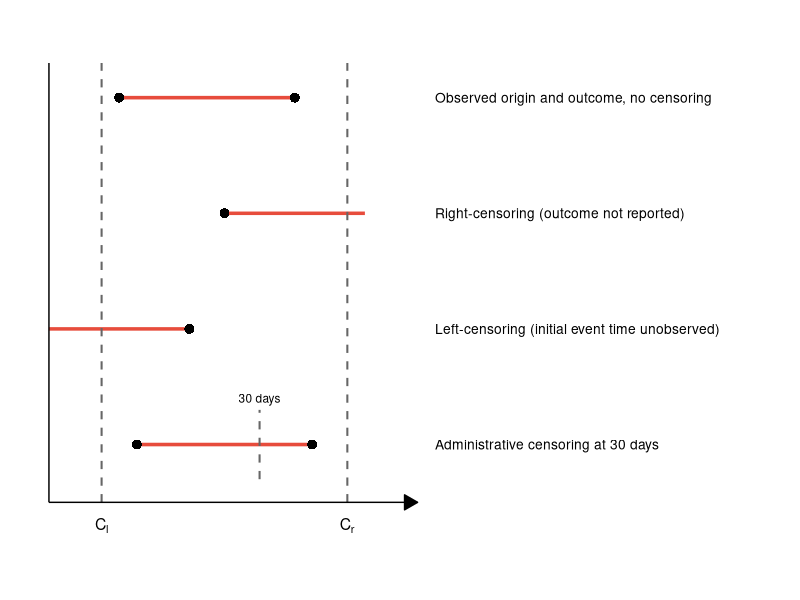
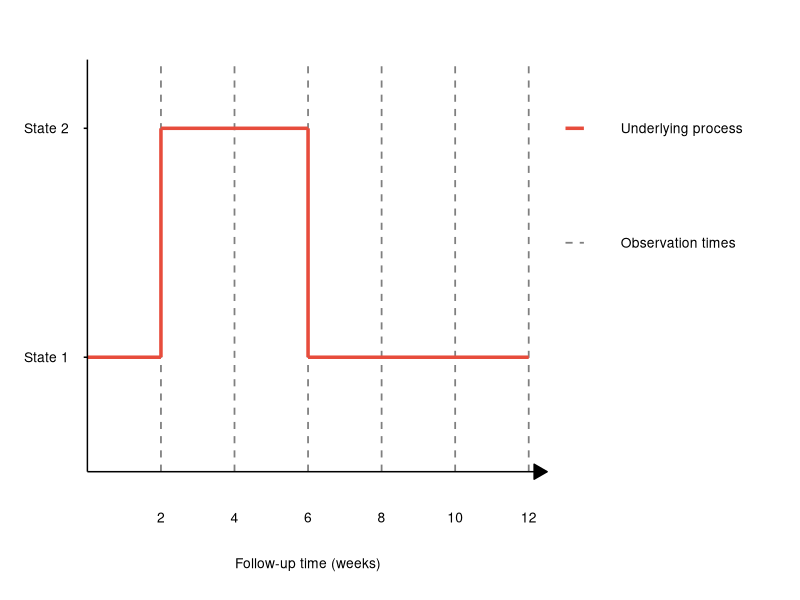
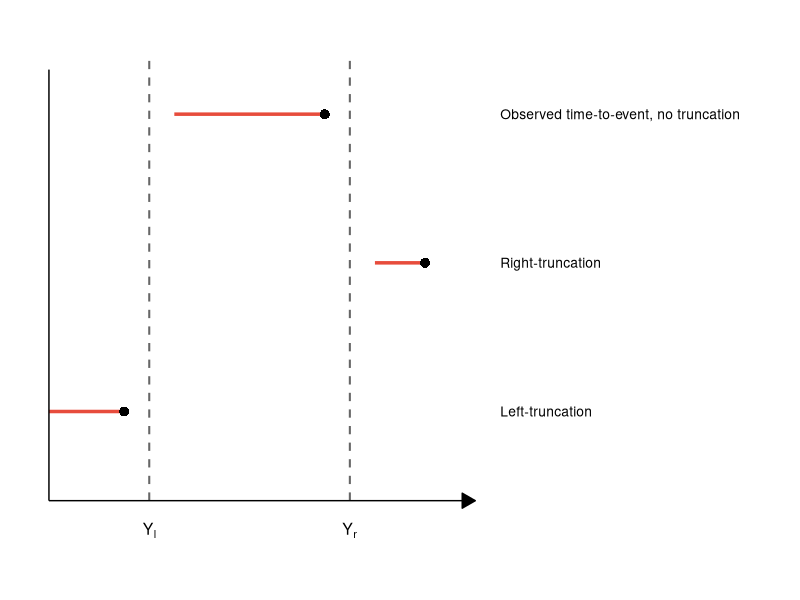
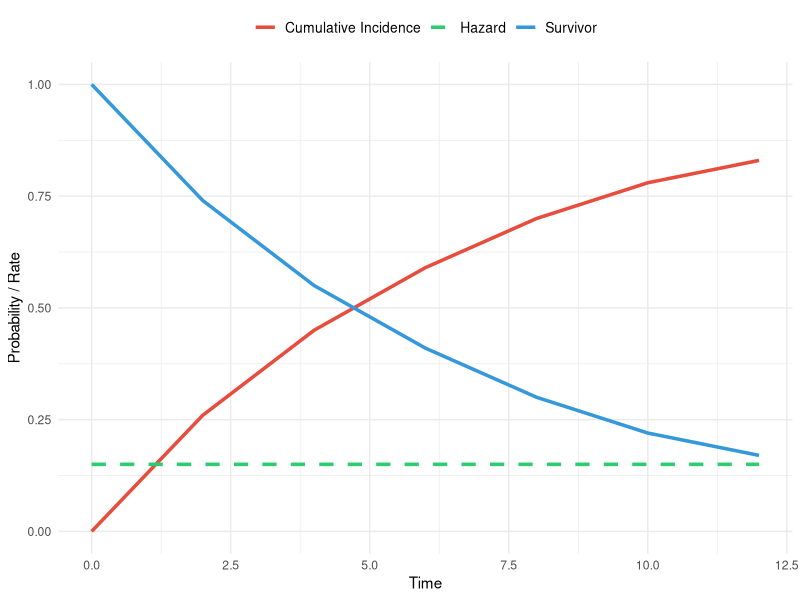

Source code (R) for these figures, in order:
## ---- chunk 1
library(ggplot2)

# Define the data for the four patients
patients <- data.frame(
  patient = 1:4,
  y_pos = c(4, 3, 2, 1),
  start_x = c(2, 5, 0, 2.5),
  end_x = c(7, 9, 4, 7.5),
  type = c(
    "No censoring",
    "Right-censoring",
    "Left-censoring",
    "Administrative"
  ),
  start_dot = c(TRUE, TRUE, FALSE, TRUE),
  end_dot = c(TRUE, FALSE, TRUE, TRUE)
)

# Censoring times
C_l <- 1.5
C_r <- 8.5
admin_cutoff <- 6

ggplot() +
  # Add horizontal lines for each patient
  geom_segment(
    data = patients,
    aes(x = start_x, xend = end_x, y = y_pos, yend = y_pos),
    color = "#E74C3C",
    linewidth = 1.2
  ) +

  # Add start dots
  geom_point(
    data = patients[patients$start_dot, ],
    aes(x = start_x, y = y_pos),
    color = "#000",
    size = 3,
    shape = 16
  ) +

  # Add end dots
  geom_point(
    data = patients[patients$end_dot, ],
    aes(x = end_x, y = y_pos),
    color = "#000",
    size = 3,
    shape = 16
  ) +

  # Add vertical dashed lines for censoring times
  geom_segment(
    aes(x = C_l, xend = C_l, y = 0.5, yend = 4.3),
    linetype = "dashed",
    color = "gray40",
    linewidth = 0.7
  ) +
  geom_segment(
    aes(x = C_r, xend = C_r, y = 0.5, yend = 4.3),
    linetype = "dashed",
    color = "gray40",
    linewidth = 0.7
  ) +
  geom_segment(
    aes(x = admin_cutoff, xend = admin_cutoff, y = 0.7, yend = 1.3),
    linetype = "dashed",
    color = "gray40",
    linewidth = 0.7
  ) +

  # Add labels for censoring times
  annotate("text", x = C_l, y = 0.3, label = "C[l]", size = 4, parse = TRUE) +
  annotate("text", x = C_r, y = 0.3, label = "C[r]", size = 4, parse = TRUE) +
  annotate(
    "text",
    x = admin_cutoff,
    y = 1.4,
    label = "30 days",
    size = 3,
    hjust = 0.5
  ) +

  # Add legend text
  annotate(
    "text",
    x = 11,
    y = 4,
    label = "Observed origin and outcome, no censoring",
    hjust = 0,
    size = 3.5
  ) +
  annotate(
    "text",
    x = 11,
    y = 3,
    label = "Right-censoring (outcome not reported)",
    hjust = 0,
    size = 3.5
  ) +
  annotate(
    "text",
    x = 11,
    y = 2,
    label = "Left-censoring (initial event time unobserved)",
    hjust = 0,
    size = 3.5
  ) +
  annotate(
    "text",
    x = 11,
    y = 1,
    label = "Administrative censoring at 30 days",
    hjust = 0,
    size = 3.5
  ) +

  # Set axis properties
  scale_x_continuous(name = NULL, breaks = NULL, limits = c(0, 20)) +
  scale_y_continuous(name = NULL, breaks = NULL, limits = c(0, 4.5)) +

  # Add arrows for axes
  annotate(
    "segment",
    x = 0,
    xend = 10.5,
    y = 0.5,
    yend = 0.5,
    arrow = arrow(length = unit(0.15, "inches"), type = "closed"),
    linewidth = 0.5
  ) +
  annotate("segment", x = 0, xend = 0, y = 0.5, yend = 4.3, linewidth = 0.5) +

  # Theme settings
  theme_void() +
  theme(
    plot.margin = margin(10, 10, 10, 10),
    panel.background = element_rect(fill = "white", color = NA),
    plot.background = element_rect(fill = "white", color = NA)
  )

## ---- chunk 2
library(ggplot2)

# Observation times (weeks)
obs_times <- c(2, 4, 6, 8, 10, 12)

# State trajectory data
# Horizontal segments
trajectory_h <- data.frame(
  x_start = c(0, 2, 6),
  x_end = c(2, 6, 12),
  state = c(1, 2, 1)
)

# Vertical transitions
trajectory_v <- data.frame(
  x = c(2, 6),
  state_from = c(1, 2),
  state_to = c(2, 1)
)

# Underlying process (dashed line to the right)
underlying <- data.frame(
  x_start = 13,
  x_end = 13.5,
  state = 2
)

# Create the plot
ggplot() +
  # Add vertical dashed lines for observation times
  geom_segment(
    aes(x = obs_times, xend = obs_times, y = rep(0.5,6), yend = rep(2.3, 6)),
    linetype = "dashed",
    color = "gray50",
    linewidth = 0.6
  ) +

  # Add state trajectory - horizontal segments
  geom_segment(
    data = trajectory_h,
    aes(x = x_start, xend = x_end, y = state, yend = state),
    color = "#E74C3C",
    linewidth = 1.2
  ) +

  # Add state trajectory - vertical transitions
  geom_segment(
    data = trajectory_v,
    aes(x = x, xend = x, y = state_from, yend = state_to),
    color = "#E74C3C",
    linewidth = 1.2
  ) +

  # Add underlying process line
  geom_segment(
    aes(x = 13, xend = 13.5, y = 2, yend = 2),
    color = "#E74C3C",
    linewidth = 1.2
  ) +

  # Add obseration times line
  geom_segment(
    aes(x = 13, xend = 13.5, y = 1.5, yend = 1.5),
    color = "gray50",
    linewidth = 0.6,
    linetype = "dashed"
  ) +

  # Y-axis labels
  annotate("text", x = -0.5, y = 1, label = "State 1", hjust = 1, size = 3.5) +
  annotate("text", x = -0.5, y = 2, label = "State 2", hjust = 1, size = 3.5) +

  # X-axis time labels
  annotate(
    "text",
    x = obs_times,
    y = 0.3,
    label = as.character(obs_times),
    size = 3.5
  ) +
  annotate(
    "text",
    x = 6,
    y = 0.1,
    label = "Follow-up time (weeks)",
    size = 3.5
  ) +

  # Legend labels
  annotate(
    "text",
    x = 14.5,
    y = 2,
    label = "Underlying process",
    hjust = 0,
    size = 3.5
  ) +
  annotate(
    "text",
    x = 14.5,
    y = 1.5,
    label = "Observation times",
    hjust = 0,
    size = 3.5
  ) +

  # Set axis properties
  scale_x_continuous(
    name = NULL,
    breaks = NULL,
    limits = c(-2, 19),
    expand = c(0, 0)
  ) +
  scale_y_continuous(
    name = NULL,
    breaks = c(1, 2),
    limits = c(0, 2.5),
    expand = c(0, 0)
  ) +

  # Add axes with arrow for x-axis
  annotate(
    "segment",
    x = 0,
    xend = 12.5,
    y = 0.5,
    yend = 0.5,
    arrow = arrow(length = unit(0.15, "inches"), type = "closed"),
    linewidth = 0.5
  ) +
  annotate("segment", x = 0, xend = 0, y = 0.5, yend = 2.3, linewidth = 0.5) +

  # Add y-axis ticks
  annotate("segment", x = -0.1, xend = 0, y = 1, yend = 1, linewidth = 0.5) +
  annotate("segment", x = -0.1, xend = 0, y = 2, yend = 2, linewidth = 0.5) +

  # Theme settings
  theme_void() +
  theme(
    plot.margin = margin(10, 10, 10, 10),
    panel.background = element_rect(fill = "white", color = NA),
    plot.background = element_rect(fill = "white", color = NA)
  )

## ---- chunk 3
library(ggplot2)

patients <- data.frame(
  patient = 1:3,
  y_pos = c(3, 2, 1),
  start_x = c(2.5, 6.5, 0),
  end_x = c(5.5, 7.5, 1.5),
  type = c("Left-truncation", "Right-truncation", "No truncation"),
  show_dot = c(TRUE, TRUE, TRUE)
)

# Truncation boundaries
Y_l <- 2 # Left-truncation time
Y_r <- 6 # Right-truncation time

# Create the plot
ggplot() +
  # Add horizontal lines for each patient
  geom_segment(
    data = patients,
    aes(x = start_x, xend = end_x, y = y_pos, yend = y_pos),
    color = "#E74C3C",
    linewidth = 1.2
  ) +

  # Add event dots
  geom_point(
    data = patients[patients$show_dot, ],
    aes(x = end_x, y = y_pos),
    color = "#000",
    size = 3,
    shape = 16
  ) +

  # Add vertical dashed lines for truncation times
  geom_segment(
    aes(x = Y_l, xend = Y_l, y = 0.4, yend = 3.4),
    linetype = "dashed",
    color = "gray40",
    linewidth = 0.7
  ) +
  geom_segment(
    aes(x = Y_r, xend = Y_r, y = 0.4, yend = 3.4),
    linetype = "dashed",
    color = "gray40",
    linewidth = 0.7
  ) +

  # Add labels for truncation times
  annotate(
    "text",
    x = Y_l,
    y = 0.2,
    label = "Y[l]",
    size = 4,
    parse = TRUE
  ) +
  annotate(
    "text",
    x = Y_r,
    y = 0.2,
    label = "Y[r]",
    size = 4,
    parse = TRUE
  ) +

  # Add legend text
  annotate(
    "text",
    x = 9,
    y = 3,
    label = "Observed time-to-event, no truncation",
    hjust = 0,
    size = 3.5
  ) +
  annotate(
    "text",
    x = 9,
    y = 2,
    label = "Right-truncation",
    hjust = 0,
    size = 3.5
  ) +
  annotate(
    "text",
    x = 9,
    y = 1,
    label = "Left-truncation",
    hjust = 0,
    size = 3.5
  ) +

  # Set axis properties
  scale_x_continuous(name = NULL, breaks = NULL, limits = c(0, 14)) +
  scale_y_continuous(name = NULL, breaks = NULL, limits = c(0, 3.5)) +

  # Add arrows for axes
  annotate(
    "segment",
    x = 0,
    xend = 8.5,
    y = 0.4,
    yend = 0.4,
    arrow = arrow(length = unit(0.15, "inches"), type = "closed"),
    linewidth = 0.5
  ) +
  annotate("segment", x = 0, xend = 0, y = 0.4, yend = 3.3, linewidth = 0.5) +

  # Theme settings
  theme_void() +
  theme(
    plot.margin = margin(10, 10, 10, 10),
    panel.background = element_rect(fill = "white", color = NA),
    plot.background = element_rect(fill = "white", color = NA)
  )

## ---- chunk 4
#| label: lst-survival-functions
#| lst-cap: "Relating the cumulative incidence, survivor, and hazard functions in R."
#| echo: true

rate      <- 0.15
time_grid <- c(0, 2, 4, 6, 8, 10, 12)

data <- data.frame(
  time = time_grid,
  F_t  = round(pexp(time_grid, rate = rate), 2),
  S_t  = round(pexp(time_grid, rate = rate, lower.tail = FALSE), 2),
  h_t  = rate
)

print(data)

ggplot(data) +
  aes(x = time) +
  geom_line(aes(y = F_t, color = "Cumulative Incidence"), linewidth = 1.2) +
  geom_line(aes(y = S_t, color = "Survivor"), linewidth = 1.2) +
  geom_line(aes(y = h_t, color = "Hazard"), linewidth = 1.2, linetype = "dashed") +
  scale_color_manual(
    name = "Function",
    values = c(
      "Cumulative Incidence" = "#E74C3C",
      "Survivor" = "#3498DB",
      "Hazard" = "#2ECC71"
    )
  ) +
  labs(x = "Time", y = "Probability / Rate") +
  theme_minimal() +
  theme(
    legend.position = "top",
    legend.title = element_blank(),
    legend.text = element_text(size = 10)
  )
